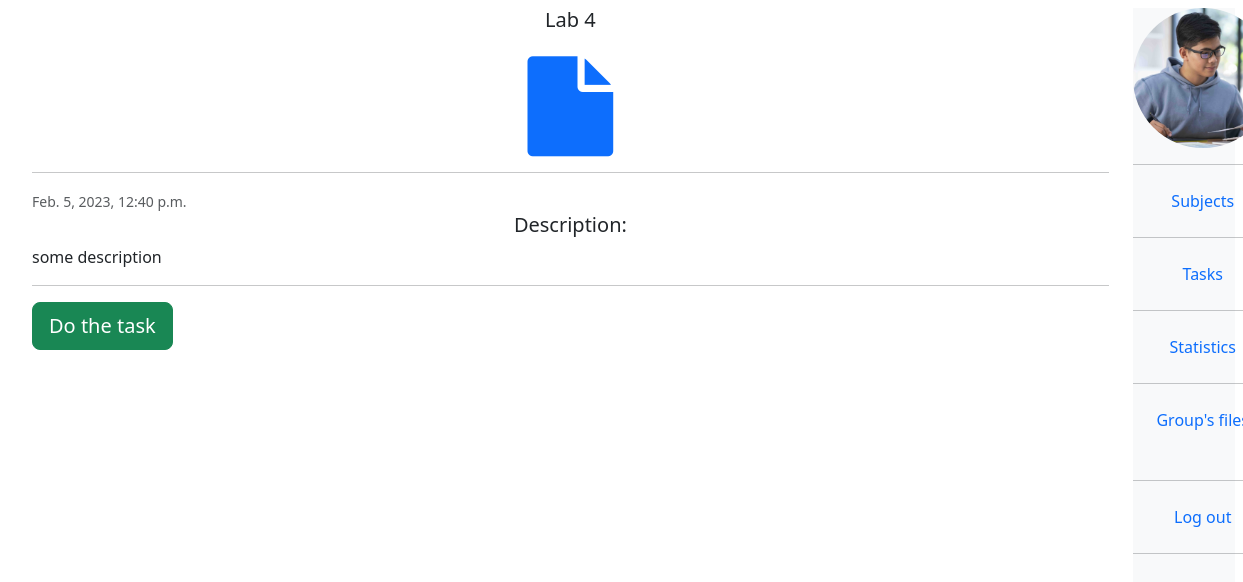
Screenshot of /task/CommonTask/42 (signed in) with the database file from the repository.
### univ_app/models.py (models this page shows, shortened)
class Task(models.Model):
    title = models.CharField(max_length=200, default="", blank=True)
    description = models.TextField(default="", blank=True)
    subject = models.ForeignKey(
        "Subject", blank=True, null=True, on_delete=models.SET_NULL
    )
    created_at = models.DateTimeField(auto_now_add=True, null=True, blank=True)
    created_by = models.ForeignKey(
        "Teacher", blank=True, null=True, on_delete=models.SET_NULL
    )
    class Meta:
        abstract = True
    def get_type(self):
        return str(self.__class__.__name__)

class CommonTask(Task):
    file = models.FileField(upload_to="uploads/common_tasks/", blank=True, null=True)

### univ_app/decorators.py (the view)
        def wrapper(request, *args, **kwargs):
            group = None
            if request.user.groups.exists():
                group = request.user.groups.all()[0].name
            if group in allowed_groups:
                return view_func(request, *args, **kwargs)
            return HttpResponse("Permission denied")

### univ_app/templatetags/user_tags.py (called while the page is built)
@register.filter(name="has_group")
def has_group(user, group_name):
    return user.groups.filter(name=group_name).exists()

### univ_app/utils.py (called while the page is built)
def get_task(task_type, task_id):
    match task_type:
        case TaskTypes.common_task.value:
            return get_object_or_404(CommonTask, id=task_id)
        case TaskTypes.test.value:
            return get_object_or_404(Test, id=task_id)
        case TaskTypes.info_task.value:
            return get_object_or_404(InfoTask, id=task_id)

def is_teacher(user) -> bool:
    return user.groups.filter(name="teacher").exists()

def get_answered_task(task, student):
    task_type = task.get_type()
    match task_type:
        case "CommonTask":
            answered_task = AnsweredCommonTask.objects.get(
                common_task=task, student=student
            )
        case "Test":
            answered_task = TakenTest.objects.get(related_test=task, student=student)
        case "InfoTask":
            answered_task = AnsweredInfoTask.objects.get(
                related_info_task=task, student=student
            )
    return answered_task

### univ_app/views.py (called while the page is built)
@allowed_users(allowed_groups=["teacher", "student"])
def ts_task(request, task_type=0, task_id=0):
    task = get_task(task_type, task_id)
    ctx = {"task": task}
    user = request.user
    if not is_teacher(user):
        ans_task = get_answered_task(task, user.student)
        ctx["ans_task"] = ans_task
    return render(request, "mutual_views/ts_task.html", ctx)

### templates/mutual_views/ts_task.html (shortened to what this page needs)
{%extends "base.html"%}
{%load user_tags%}
{% block ts_task %}
      <div class = "container justify-content-between mx-auto">
        <h5 class="mb-1 text-center">{{task.title}}
          {% if task.file%}
          <br>
          <br>
          <a class="mb-1" href = {{task.file.url}}> <i class="fa fa-file fa-5x"></i> </a>
          {%endif%}
        </h5>
        <hr>
        <small class="text-muted">{{task.created_at}}</small>
          <h5 class = "text-center"> Description:</h5>
          <p class="mb-1">{{task.description}}</p>
          <hr>
        {% if not request.user|has_group:'teacher' %}
        {%if ans_task.status == "PASSED" or ans_task.status == "EVALUATED" %}
        {%else%}
        <a class = "btn btn-success btn-lg " href ="{% url 's_answer_task' task.get_type task.id %}" name="button">
          {%if task.get_type == "InfoTask"%}
            Read it
          {%else%}
            {%if ans_task.status == "DONE"%}
              Change the answer
            {%elif ans_task.status == "ASSIGNED"%}
              Do the task
            {%endif%}
          {%endif%}
        {%endif%}
      </a>
    {%endif%}
  </div>
{% endblock %}

### univ_app/static/univ_app/css/base.css (style rules this page uses)
body { background: white; }

### templates/base.html (style rules this page uses)
body { background-color:white; }

### rows the page displays
CommonTask: title "Lab 4", created_at "Feb. 5, 2023, 12:40 p.m.", description "some description"
